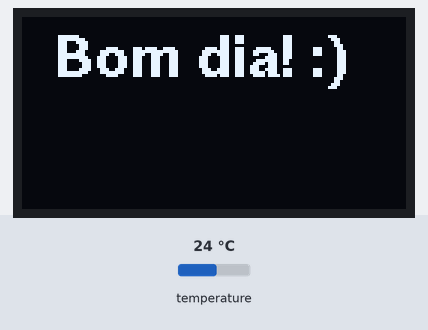
This sketch was run on a simulated Arduino Uno, built with avr-gcc and run on an emulated ATmega328P. On the bench: 128×64 one-colour display. Inputs (shaded band) come from the test bench; at power-on: temperature 24 °C. The local clock reads 2024-03-15 10:24:30 at power-on unless the sketch sets it.

Above: at 0.1 s.

The sketch:

Ex3.ino
```cpp
/*
  www.CodeDecay.com.br
  Licença de uso: Apache 2.0
  Neste exercício vamos escrever uma mensagem simples no display OLED.
 */

//Diz para este programa em que arquivo buscar as funções que serão utilizadas
#include <Sodaq_DS3231.h>
#include <U8g2lib.h>
#include <U8x8lib.h>

String hora; // Esta string (uma sequencia especial de caracteres) sera utilizada para armazenar nosso horario
String temperatura; // Esta string (uma sequencia especial de caracteres) sera utilizada para armazenar a temperatura

U8G2_SSD1306_128X64_NONAME_F_HW_I2C oled(U8G2_R0);  // Declara o nosso display OLED.

void setup() {

    Serial.begin(9600); // Inicializa comunicacao serial com o computador
    rtc.begin();        //  Inicializa comunicacao serial I2C com o RTC
    oled.begin();       // Inicializa a comunicacao com o display
}

void loop() {

    // Adquire o horário atual do módulo RTC e armazena no objeto 'agora'
    DateTime agora = rtc.now();

    // Diz para o DS3231 realizar uma conversão de temperatura e deixá-la pronta para leitura. Sem este comando a temperatura é atualizada pelo DS3231 a cada 64 segundos.
    rtc.convertTemperature();
    // Lê o valor de temperatura através da comunicação I2C
    float temp = rtc.getTemperature();

    //Concatenação da string 'hora' no formato 'agora.hora():agora.minute():agora.second()'
    hora = String( agora.hour() ) + ":" + String( agora.minute() ) + ":" + String( agora.second() );

    //Aqui eh feita a mesma coisa, mas a temperatura eh transformada de float para int e de int para String e de string para vetor de caracteres na mesma linha
    temperatura = String( int(temp) ) + " C";

    //Executa os desenhos
    draw();
    //Envia os desenhos para o display
    oled.sendBuffer();

}

void draw() {
    oled.clearBuffer(); // Limpa a tela de desenho
    oled.setFont(u8g2_font_helvB14_tf); // Seleciona a fonte Helvetica Bold tamanho 14
    oled.setCursor(10, 20); // Posiciona o cursor de texto na coordenada (10,20)
    oled.print("Bom dia! :)"); // Escreve o texto "Bom dia! :)" nas coordenadas (10,20) do display
}
```
